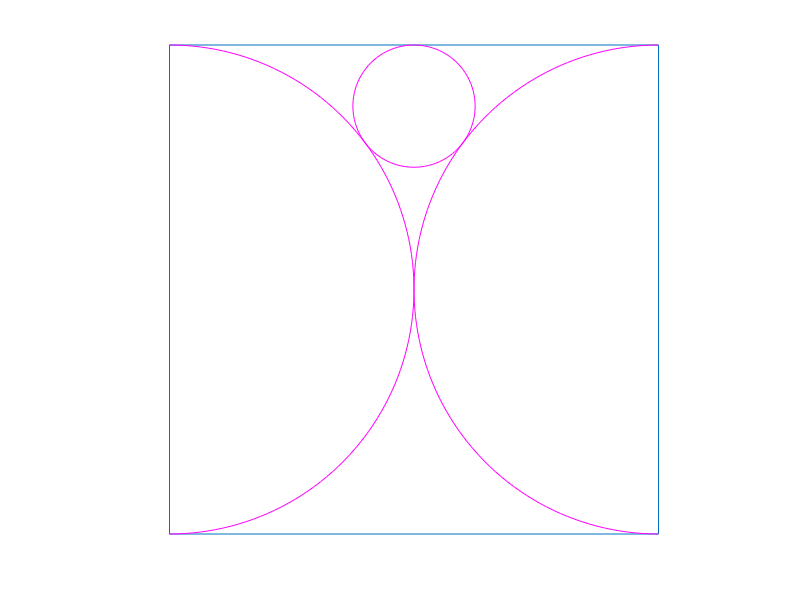

The MATLAB source for this figure:
function[]=ejercicio19mk2()
x=[-40,40,40,-40,-40]; y=[40,40,-40,-40,40];
line(x,y); axis equal; hold on; axis off; grid;
circulos(-40,0,40,-pi/2,pi/2)
circulos(40,0,40,pi/2,3*pi/2)
circulos(0,30,10,0,2*pi)
end

function[]=circulos(h,k,r,thi,thf)
theta=linspace(thi,thf);
x1=h+r*cos(theta); y1=k+r*sin(theta);
plot(x1,y1,'m')
end